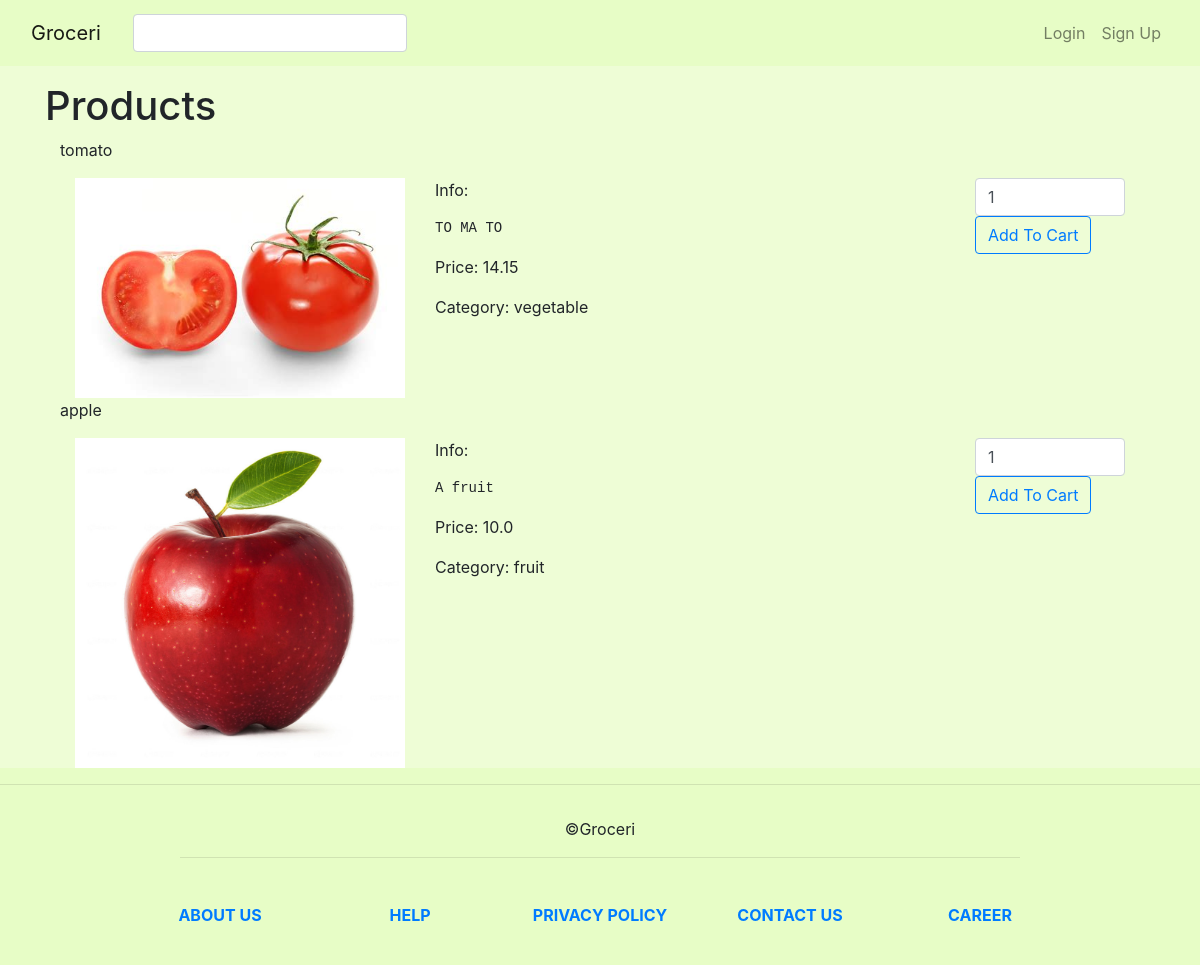
Page /products on the committed database.
### tables this page shows
CREATE TABLE products (
pid integer primary key autoincrement,
name text not null,
info text,
price float not null,
p_type text,
img_path text not null
);

### app.py (the view)
@app.route('/products')
def get_products():
	con = sql.connect('groceri.db')
	con.row_factory = dict_factory
	cur = con.cursor()
	products = con.execute('select * from products')
	products = products.fetchall();
	con.close()
	return render_template('products.html',products=products)

### SQL_execute.py (called while the page is built)
def dict_factory(cursor, row):
    d = {}
    for idx, col in enumerate(cursor.description):
        d[col[0]] = row[idx]
    return d

### templates/products.html (shortened to what this page needs)
{% extends "base.html" %}
{% block main %}
	<h1>Products</h1>
	<div class="container">
		{% for product in products %}
		<div class="container">
			<div class="row">
				<p>{{ product["name"] }}</p>
			</div>
			<div class="row">
				<img class="col-sm-4" src="{{ url_for('static', filename=product['img_path']) }}">
				<div class="col-sm-6">
					<p>Info: <pre>{{ product["info"] }}</pre></p>
					<p>Price: {{ product["price"] }}</p>
					<p>Category: {{ product["p_type"] }}</p>
				</div>
				<div class="col-sm-2">
					<form method="post" action="{{ url_for('add_to_cart') }}">
						<input type="number" class="form-control" name="quantity" value="1">
						<button type="submit" class="btn btn-outline-primary">Add To Cart</button>
					</form>
				</div>
			</div>
		</div>
		{% endfor %}
	</div>
{% endblock %}

### static/css/base.css (style rules this page uses)
html { height: 100%; }
body { height: 100%; display: flex; flex-direction: column; background-color: rgba(231, 253, 198,0.7); }

### rows in the picture
products: name "tomato", img_path (picture), info "TO MA TO", price "14.15", p_type "vegetable"
products: name "apple", img_path (picture), info "A fruit", price "10.0", p_type "fruit"
